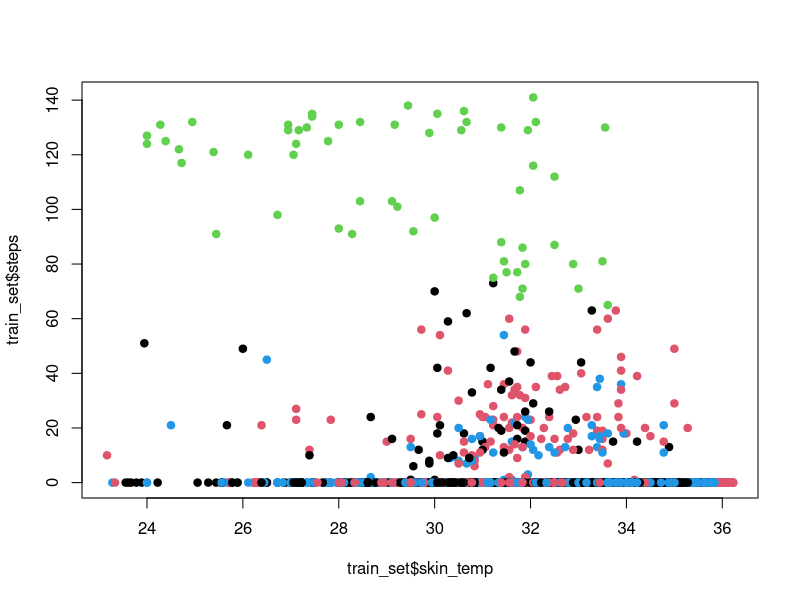
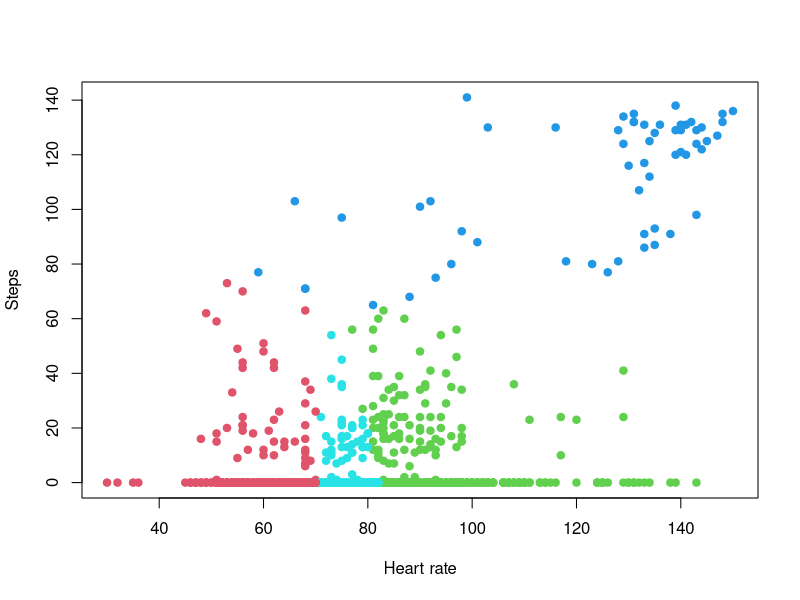

Here is the R script that generated these plots, in order:

metrics <- read.csv("metrics.csv")
activities <- read.csv("bodystates.csv")

metrics$time <- as.POSIXct(strptime(metrics$time, format = "%A %b %d %H:%M:%S %Y", tz = "EEST"))
train_set <- metrics[ ,c("time", "steps", "skin_temp", "heart_rate", "gsr")]
f_to_celsius <- function(temp_Far){
  temp_C <- (temp_Far - 32)*5/9
  return(temp_C)
}

train_set$skin_temp <- f_to_celsius(train_set$skin_temp)

table(activities$bodystate)
train_set <- train_set[complete.cases(train_set), ]
train_set_vars <- train_set[ ,c("steps", "skin_temp", "heart_rate", "gsr")]
fit <- kmeans(train_set_vars, 4, iter.max= 100, nstart =10)
aggregate(train_set_vars,by=list(fit$cluster),FUN=mean)
train_set <- data.frame(train_set, fit$cluster)
plot(train_set$skin_temp, train_set$steps, col = train_set$fit.cluster, pch = 19)
plot(train_set$heart_rate, train_set$steps, col = (train_set$fit.cluster + 1), pch = 19, xlab = "Heart rate", ylab = "Steps")


# make classify dataset for one day
cl_train_set <- metrics[as.Date(metrics$time) == "2014-03-04", ]
cl_train_set$skin_temp <- f_to_celsius(cl_train_set$skin_temp)
 
activities$time1 <- strptime(as.character(activities$time1), format = "%A %b %d %H:%M:%S %Y", tz = "EEST")
activities$time2 <- strptime(as.character(activities$time2), format = "%A %b %d %H:%M:%S %Y", tz = "EEST")

activities2 <- activities[as.Date(activities$time1) == "2014-03-04", ]
# sort by time1 ascending order:
activities2 <- activities2[with(activities2, order(time1)), ]

time_vector <- vector()
activity_vector <- vector()

for (i in 1:nrow(activities2)){
  interval <- as.integer(difftime(activities2$time2[i], activities2$time1[i], units = "mins"))
  for (j in (1:interval-1)){
    time_vector <- c(time_vector, activities2$time1[i] + 60*j)
    activity_vector <- c(activity_vector, as.character(activities2$bodystate[i]))
  }
}

time_vector <- as.POSIXct(time_vector, origin = '1970-01-01')

cl_activities <- data.frame(time = time_vector, activity = activity_vector)
cl_activities$time <- as.character(cl_activities$time -3600*2)
cl_train_set$time <- as.character(cl_train_set$time)
head(cl_train_set$time)
head(cl_activities$time)

classify_dataset <- merge(cl_train_set, cl_activities, by = "time", all = TRUE)

# select only data for Mar, 04 for checking from train set:
train_set_checking <- train_set[as.Date(train_set$time) == "2014-03-04", ]
train_set_checking$time <- as.character(train_set_checking$time)

full_checking_set <- merge(train_set_checking, classify_dataset, by = c("time", "steps", "skin_temp", "heart_rate", "gsr"), all = TRUE)


names(full_checking_set)
table(full_checking_set$fit.cluster, full_checking_set$activity)


